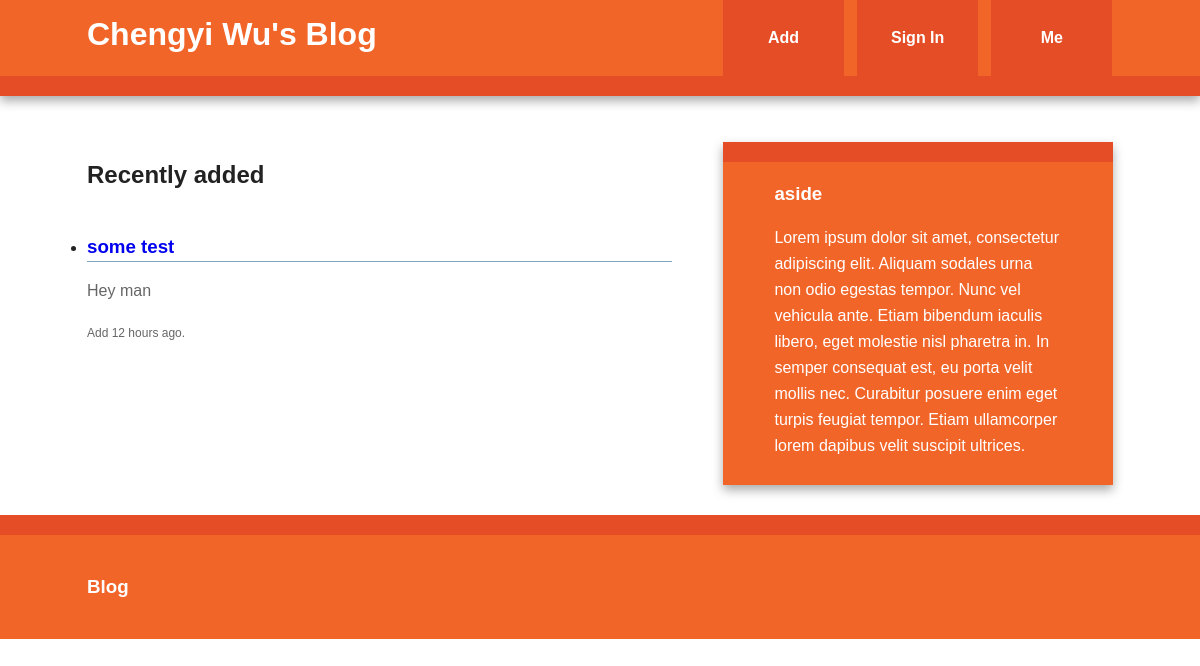
The page /index on the database as committed earlier.
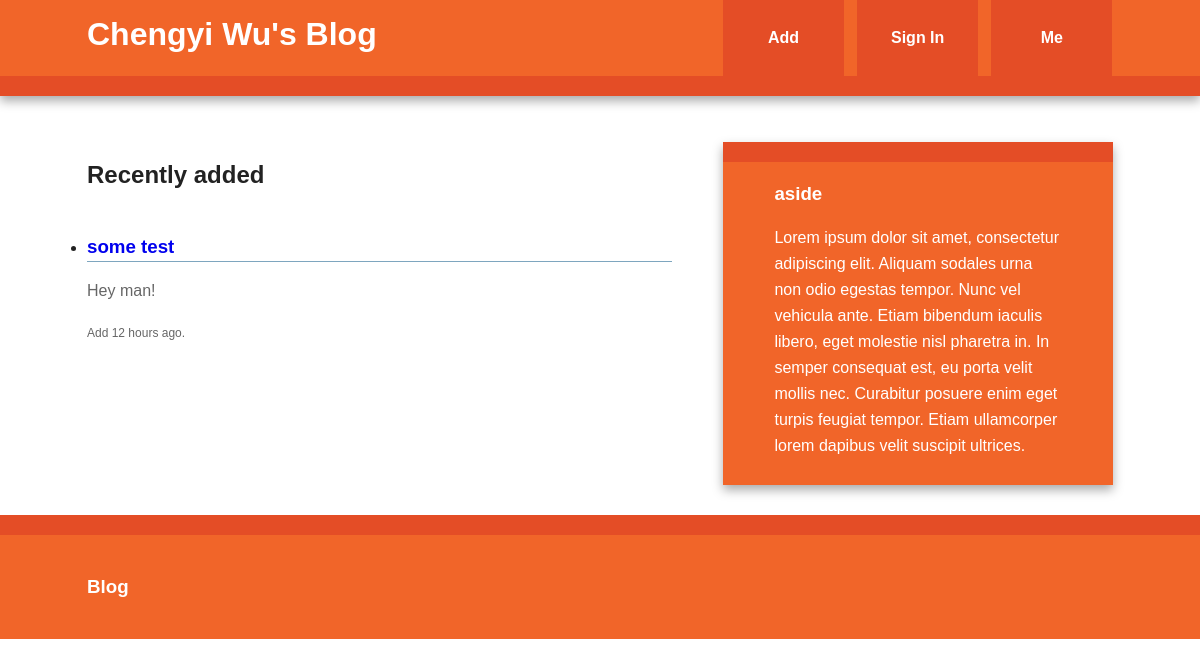
The same page on the database as committed later.
### blog/models.py (models this page shows, shortened)
class BlogPost(db.Model):
    id = db.Column(db.Integer, primary_key=True)
    date = db.Column(db.DateTime, default=datetime.utcnow)
    title = db.Column(db.String(256), nullable=False)
    body = db.Column(db.Text, nullable=False)
    user_id = db.Column(db.Integer, db.ForeignKey('user.id'), nullable=False)
    @staticmethod
    def newest(num):
        return BlogPost.query.order_by(desc(BlogPost.date)).limit(num)

### blog/main/views.py (the view)
@main.route('/')
@main.route('/index')
def index():
    return render_template('index.html', new_blogposts=BlogPost.newest(3))

### blog/templates/index.html (shortened to what this page needs)
{% extends "base.html" %}
{% block content %}
    <article>
            <section>
                <h2>Recently added</h2>
                {% if new_blogposts.count() > 0 %}
                    {% with blogposts = new_blogposts %}
                        {% include "blog_list.html" %}
                    {% endwith %}
                {% else %}
                    No blogs have been posted yet
                {% endif %}
            </section>
        </article>
{% endblock %}

### blog/templates/base.html (shortened to what this page needs)
<!doctype html>
<html class="no-js" lang="">
    <head>
        <link rel="stylesheet" href="../static/css/normalize.min.css">
        <link rel="stylesheet" href="../static/css/main.css">
    </head>
    <body>
        <div class="header-container">
            <header class="wrapper clearfix">
                <a href="{{ url_for('main.index') }}" style="text-decoration:none;"><h1 class="title">Chengyi Wu's Blog</h1></a>
                <nav>
                    <ul>
                        <li><a href="{{ url_for('posts.add') }}">Add</a></li>
                        <li>
                            {% if current_user.is_authenticated %}
                                <a href="{{ url_for('auth.logout') }}">Sign Out</a>
                            {% else %}
                                <a href="{{ url_for('auth.login') }}">Sign In</a>
                            {% endif %}
                        </li>
                        <li><a href="{{ url_for('main.aboutme') }}">Me</a></li>
                    </ul>
                </nav>
            </header>
        </div>
        <div class="main-container">
            <div class="main wrapper clearfix">
                {% block content %}
                {% endblock %}
                {% block sidebar %}
                    <aside>
                        <h3>aside</h3>
                        <p>Lorem ipsum dolor sit amet, consectetur adipiscing elit. Aliquam sodales urna non odio egestas tempor. Nunc vel vehicula ante. Etiam bibendum iaculis libero, eget molestie nisl pharetra in. In semper consequat est, eu porta velit mollis nec. Curabitur posuere enim eget turpis feugiat tempor. Etiam ullamcorper lorem dapibus velit suscipit ultrices.</p>
                    </aside>
                {% endblock %}
            </div>
        </div>
        <div class="footer-container">
            <footer class="wrapper">
                <h3>Blog</h3>
            </footer>
        </div>
    </body>
</html>

### blog/templates/blog_list.html
<ul class="blogposts">
    {% for blogpost in blogposts %}
        <li>
            <a class="header" href="/posts/{{ blogpost.id }}">
                <h3 class="blogtitle">
                    {{ blogpost.title|truncate(32, killwords=True) }}
                </h3>
            </a>
            <div class="blogbody">
                    {{ blogpost.body|truncate(128, killwords=True)|safe }}
            </div>
            <div class="info">
                Add {{ moment(blogpost.date).fromNow() }}.
            </div>
        </li>
    {% endfor %}
</ul>

### blog/static/css/main.css (style rules this page uses)
html { color: #222; font-size: 1em; line-height: 1.4; }
body { font: 16px/26px Georgia, Helvetica, Helvetica Neue, Arial; }
.wrapper { width: 90%; margin: 0 5%; }
.header-container { border-bottom: 20px solid #e44d26; }
.footer-container, .main aside { border-top: 20px solid #e44d26; }
.header-container, .footer-container, .main aside { background: #f16529; }
.title { color: white; }
nav ul { margin: 0; padding: 0; list-style-type: none; }
nav a { display: block; margin-bottom: 10px; padding: 15px 0; text-align: center; text-decoration: none; font-weight: bold; color: white; background: #e44d26; }
.main { padding: 30px 0; }
.main aside { color: white; padding: 0px 5% 10px; }
.footer-container footer { color: white; padding: 20px 0; }
.blogposts { display: inline; }
.blogposts a { text-decoration: none; }
.blogtitle { display: inline; list-style: none none; padding-left: 0; }
div.blogbody { color: #666666; border-top: 1px solid #7EA6BF; display: block; }
div.info { font-size: .75em; color: #666666; }
@media only screen and (min-width: 480px) { nav a { float: left; width: 27%; margin: 0 1.7%; padding: 25px 2%; margin-bottom: 0; } }
@media only screen and (min-width: 480px) { nav li:first-child a { margin-left: 0; } }
@media only screen and (min-width: 480px) { nav li:last-child a { margin-right: 0; } }
@media only screen and (min-width: 480px) { nav ul li { display: inline; } }
@media only screen and (min-width: 768px) { .header-container, .main aside { -webkit-box-shadow: 0 5px 10px #aaa; -moz-box-shadow: 0 5px 10px #aaa; box-shadow: 0 5px 10px #aaa; } }
@media only screen and (min-width: 768px) { .title { float: left; } }
@media only screen and (min-width: 768px) { nav { float: right; width: 38%; } }
@media only screen and (min-width: 768px) { .main article { float: left; width: 57%; } }
@media only screen and (min-width: 768px) { .main aside { float: right; width: 28%; } }
@media only screen and (min-width: 1140px) { .wrapper { width: 1026px; margin: 0 auto; } }
.clearfix:before, .clearfix:after { content: " "; display: table; }
.clearfix:after { clear: both; }
.clearfix { *zoom: 1; }

Rows that differ between the two databases and show on the page:
changed BlogPost "some test": body "Hey man" → "Hey man!"
